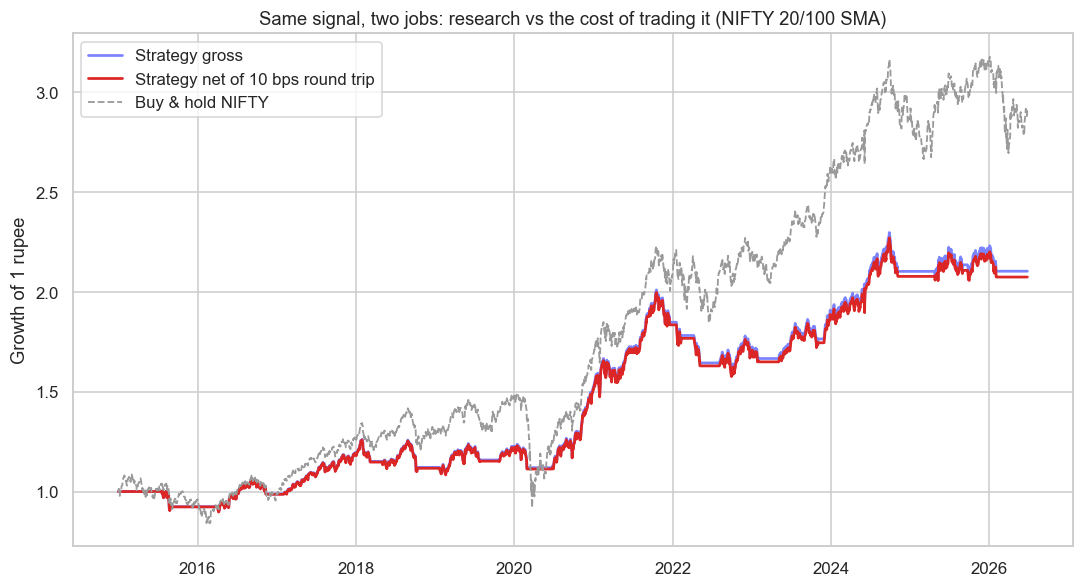

Write Python code to recreate this figure.
# The developer/trader's job: take the SAME signal and see if it survives real round-trip costs.
import os
from datetime import datetime
from pathlib import Path

import matplotlib

matplotlib.use("Agg")
import matplotlib.pyplot as plt
import seaborn as sns
from openalgo import api, ta

client = api(
    api_key=os.getenv("OPENALGO_API_KEY", "your_api_key_here"),
    host=os.getenv("OPENALGO_HOST", "http://127.0.0.1:5000"),
)

end = datetime.now().strftime("%Y-%m-%d")
df = client.history(symbol="NIFTY", exchange="NSE_INDEX", interval="D",
                    start_date="2015-01-01", end_date=end)

close = df["close"]
fast, slow = ta.sma(close, 20), ta.sma(close, 100)

# Position decided at close (1 = long, 0 = flat), held the next day.
pos = (fast > slow).astype(float).shift(1).fillna(0.0)
ret = close.pct_change().fillna(0.0)

one_way = 0.0005                       # 5 bps each side: brokerage + STT + slippage (10 bps round trip)
turn = pos.diff().abs().fillna(0.0)    # 1.0 on every entry or exit
cost = turn * one_way

gross = (1 + pos * ret).cumprod()
net = (1 + pos * ret - cost).cumprod()
hold = (1 + ret).cumprod()
trips = int(turn.sum() / 2)

sns.set_theme(style="whitegrid")
fig, ax = plt.subplots(figsize=(10, 5.5))
ax.plot(df.index, gross, color="#7c83ff", lw=1.8, label="Strategy gross")
ax.plot(df.index, net, color="#dc2626", lw=1.8, label=f"Strategy net of {one_way*2*1e4:.0f} bps round trip")
ax.plot(df.index, hold, color="#9a9a9a", lw=1.2, ls="--", label="Buy & hold NIFTY")
ax.set_title("Same signal, two jobs: research vs the cost of trading it (NIFTY 20/100 SMA)")
ax.set_ylabel("Growth of 1 rupee")
ax.legend(loc="upper left")
fig.tight_layout()
out = Path(__file__).with_suffix(".png")
plt.savefig(out, dpi=110, bbox_inches="tight")

print(f"{trips} round-trip trades over {len(close)} days. "
      f"Final wealth -> gross {gross.iloc[-1]:.2f}x, net {net.iloc[-1]:.2f}x, buy&hold {hold.iloc[-1]:.2f}x. "
      f"Costs ate {(gross.iloc[-1] - net.iloc[-1]):.2f}x. Saved {out.name}")
